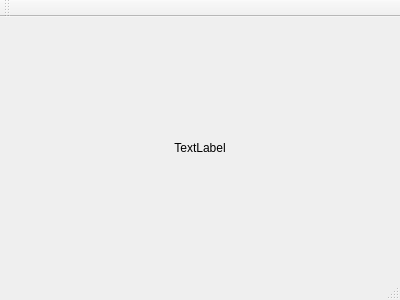
<?xml version="1.0" encoding="UTF-8"?>
<ui version="4.0">
 <class>MainWindow</class>
 <widget class="QMainWindow" name="MainWindow">
  <property name="geometry">
   <rect>
    <x>0</x>
    <y>0</y>
    <width>400</width>
    <height>300</height>
   </rect>
  </property>
  <property name="windowTitle">
   <string>MainWindow</string>
  </property>
  <widget class="QWidget" name="centralWidget">
   <layout class="QHBoxLayout" name="horizontalLayout">
    <property name="spacing">
     <number>0</number>
    </property>
    <property name="leftMargin">
     <number>0</number>
    </property>
    <property name="topMargin">
     <number>0</number>
    </property>
    <property name="rightMargin">
     <number>0</number>
    </property>
    <property name="bottomMargin">
     <number>0</number>
    </property>
    <item>
     <widget class="QLabel" name="m_pLabel">
      <property name="text">
       <string>TextLabel</string>
      </property>
      <property name="alignment">
       <set>Qt::AlignCenter</set>
      </property>
     </widget>
    </item>
   </layout>
  </widget>
  <widget class="QMenuBar" name="menuBar">
   <property name="geometry">
    <rect>
     <x>0</x>
     <y>0</y>
     <width>400</width>
     <height>23</height>
    </rect>
   </property>
  </widget>
  <widget class="QToolBar" name="mainToolBar">
   <attribute name="toolBarArea">
    <enum>TopToolBarArea</enum>
   </attribute>
   <attribute name="toolBarBreak">
    <bool>false</bool>
   </attribute>
  </widget>
  <widget class="QStatusBar" name="statusBar"/>
 </widget>
 <layoutdefault spacing="6" margin="11"/>
 <resources/>
 <connections/>
</ui>
